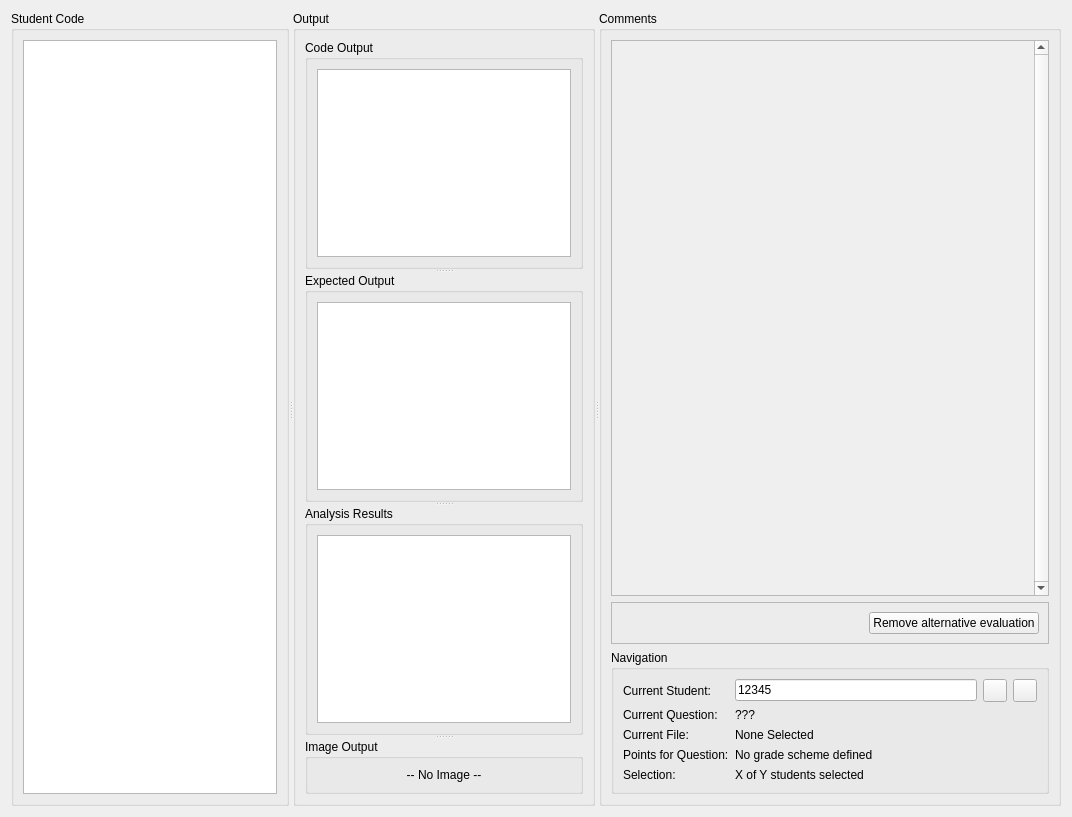
      <widget class="QWidget" name="tab_eval">
       <attribute name="title">
        <string>Evaluate</string>
       </attribute>
       <layout class="QHBoxLayout" name="horizontalLayout_7">
        <item>
         <widget class="QSplitter" name="splitter_4">
          <property name="sizePolicy">
           <sizepolicy hsizetype="Expanding" vsizetype="Expanding">
            <horstretch>0</horstretch>
            <verstretch>0</verstretch>
           </sizepolicy>
          </property>
          <property name="orientation">
           <enum>Qt::Horizontal</enum>
          </property>
          <property name="opaqueResize">
           <bool>true</bool>
          </property>
          <property name="childrenCollapsible">
           <bool>false</bool>
          </property>
          <widget class="QGroupBox" name="groupBox">
           <property name="enabled">
            <bool>true</bool>
           </property>
           <property name="sizePolicy">
            <sizepolicy hsizetype="Expanding" vsizetype="Expanding">
             <horstretch>0</horstretch>
             <verstretch>0</verstretch>
            </sizepolicy>
           </property>
           <property name="title">
            <string>Student Code</string>
           </property>
           <layout class="QHBoxLayout" name="horizontalLayout_6">
            <item>
             <widget class="QTextEdit" name="textarea_eval_code">
              <property name="sizePolicy">
               <sizepolicy hsizetype="Expanding" vsizetype="Expanding">
                <horstretch>0</horstretch>
                <verstretch>0</verstretch>
               </sizepolicy>
              </property>
              <property name="minimumSize">
               <size>
                <width>0</width>
                <height>0</height>
               </size>
              </property>
              <property name="font">
               <font>
                <family>Courier</family>
               </font>
              </property>
              <property name="sizeAdjustPolicy">
               <enum>QAbstractScrollArea::AdjustIgnored</enum>
              </property>
              <property name="undoRedoEnabled">
               <bool>false</bool>
              </property>
              <property name="readOnly">
               <bool>true</bool>
              </property>
              <property name="html">
               <string>&lt;!DOCTYPE HTML PUBLIC &quot;-//W3C//DTD HTML 4.0//EN&quot; &quot;http://www.w3.org/TR/REC-html40/strict.dtd&quot;&gt;
&lt;html&gt;&lt;head&gt;&lt;meta name=&quot;qrichtext&quot; content=&quot;1&quot; /&gt;&lt;style type=&quot;text/css&quot;&gt;
p, li { white-space: pre-wrap; }
&lt;/style&gt;&lt;/head&gt;&lt;body style=&quot; font-family:'Courier'; font-size:7.875pt; font-weight:400; font-style:normal;&quot;&gt;
&lt;p style=&quot;-qt-paragraph-type:empty; margin-top:0px; margin-bottom:0px; margin-left:0px; margin-right:0px; -qt-block-indent:0; text-indent:0px; font-size:8pt;&quot;&gt;&lt;br /&gt;&lt;/p&gt;&lt;/body&gt;&lt;/html&gt;</string>
              </property>
              <property name="acceptRichText">
               <bool>false</bool>
              </property>
              <property name="textInteractionFlags">
               <set>Qt::TextSelectableByKeyboard|Qt::TextSelectableByMouse</set>
              </property>
             </widget>
            </item>
           </layout>
          </widget>
          <widget class="QGroupBox" name="groupBox_6">
           <property name="sizePolicy">
            <sizepolicy hsizetype="Expanding" vsizetype="Expanding">
             <horstretch>0</horstretch>
             <verstretch>0</verstretch>
            </sizepolicy>
           </property>
           <property name="title">
            <string>Output</string>
           </property>
           <layout class="QHBoxLayout" name="horizontalLayout">
            <item>
             <widget class="QSplitter" name="splitter">
              <property name="orientation">
               <enum>Qt::Vertical</enum>
              </property>
              <widget class="QGroupBox" name="groupbox_eval_output">
               <property name="sizePolicy">
                <sizepolicy hsizetype="Expanding" vsizetype="Expanding">
                 <horstretch>0</horstretch>
                 <verstretch>0</verstretch>
                </sizepolicy>
               </property>
               <property name="title">
                <string>Code Output</string>
               </property>
               <layout class="QVBoxLayout" name="verticalLayout_3">
                <item>
                 <widget class="QTextEdit" name="textarea_eval_output">
                  <property name="sizePolicy">
                   <sizepolicy hsizetype="Expanding" vsizetype="Expanding">
                    <horstretch>0</horstretch>
                    <verstretch>0</verstretch>
                   </sizepolicy>
                  </property>
                  <property name="minimumSize">
                   <size>
                    <width>0</width>
                    <height>0</height>
                   </size>
                  </property>
                  <property name="font">
                   <font>
                    <family>Courier</family>
                   </font>
                  </property>
                  <property name="verticalScrollBarPolicy">
                   <enum>Qt::ScrollBarAsNeeded</enum>
                  </property>
                  <property name="undoRedoEnabled">
                   <bool>false</bool>
                  </property>
                  <property name="readOnly">
                   <bool>true</bool>
                  </property>
                  <property name="acceptRichText">
                   <bool>false</bool>
                  </property>
                  <property name="textInteractionFlags">
                   <set>Qt::TextSelectableByKeyboard|Qt::TextSelectableByMouse</set>
                  </property>
                 </widget>
                </item>
               </layout>
              </widget>
              <widget class="QGroupBox" name="groupbox_eval_expected">
               <property name="sizePolicy">
                <sizepolicy hsizetype="Expanding" vsizetype="Expanding">
                 <horstretch>0</horstretch>
                 <verstretch>0</verstretch>
                </sizepolicy>
               </property>
               <property name="title">
                <string>Expected Output</string>
               </property>
               <layout class="QVBoxLayout" name="verticalLayout_4">
                <item>
                 <widget class="QTextEdit" name="textarea_eval_expected">
                  <property name="sizePolicy">
                   <sizepolicy hsizetype="Expanding" vsizetype="Expanding">
                    <horstretch>0</horstretch>
                    <verstretch>0</verstretch>
                   </sizepolicy>
                  </property>
                  <property name="minimumSize">
                   <size>
                    <width>0</width>
                    <height>0</height>
                   </size>
                  </property>
                  <property name="font">
                   <font>
                    <family>Courier</family>
                   </font>
                  </property>
                  <property name="readOnly">
                   <bool>true</bool>
                  </property>
                  <property name="textInteractionFlags">
                   <set>Qt::TextSelectableByKeyboard|Qt::TextSelectableByMouse</set>
                  </property>
                 </widget>
                </item>
               </layout>
              </widget>
              <widget class="QGroupBox" name="groupbox_eval_analysis">
               <property name="sizePolicy">
                <sizepolicy hsizetype="Expanding" vsizetype="Expanding">
                 <horstretch>0</horstretch>
                 <verstretch>0</verstretch>
                </sizepolicy>
               </property>
               <property name="title">
                <string>Analysis Results</string>
               </property>
               <layout class="QVBoxLayout" name="verticalLayout_5">
                <item>
                 <widget class="QTextEdit" name="textarea_eval_analysis">
                  <property name="sizePolicy">
                   <sizepolicy hsizetype="Expanding" vsizetype="Expanding">
                    <horstretch>0</horstretch>
                    <verstretch>0</verstretch>
                   </sizepolicy>
                  </property>
                  <property name="minimumSize">
                   <size>
                    <width>0</width>
                    <height>0</height>
                   </size>
                  </property>
                  <property name="font">
                   <font>
                    <family>Courier</family>
                   </font>
                  </property>
                  <property name="undoRedoEnabled">
                   <bool>false</bool>
                  </property>
                  <property name="readOnly">
                   <bool>true</bool>
                  </property>
                  <property name="html">
                   <string>&lt;!DOCTYPE HTML PUBLIC &quot;-//W3C//DTD HTML 4.0//EN&quot; &quot;http://www.w3.org/TR/REC-html40/strict.dtd&quot;&gt;
&lt;html&gt;&lt;head&gt;&lt;meta name=&quot;qrichtext&quot; content=&quot;1&quot; /&gt;&lt;style type=&quot;text/css&quot;&gt;
p, li { white-space: pre-wrap; }
&lt;/style&gt;&lt;/head&gt;&lt;body style=&quot; font-family:'Courier'; font-size:7.875pt; font-weight:400; font-style:normal;&quot;&gt;
&lt;p style=&quot;-qt-paragraph-type:empty; margin-top:0px; margin-bottom:0px; margin-left:0px; margin-right:0px; -qt-block-indent:0; text-indent:0px; font-family:'MS Shell Dlg 2'; font-size:8pt;&quot;&gt;&lt;br /&gt;&lt;/p&gt;&lt;/body&gt;&lt;/html&gt;</string>
                  </property>
                  <property name="acceptRichText">
                   <bool>false</bool>
                  </property>
                  <property name="textInteractionFlags">
                   <set>Qt::TextSelectableByKeyboard|Qt::TextSelectableByMouse</set>
                  </property>
                 </widget>
                </item>
               </layout>
              </widget>
              <widget class="QGroupBox" name="groupbox_eval_image">
               <property name="sizePolicy">
                <sizepolicy hsizetype="Expanding" vsizetype="Expanding">
                 <horstretch>0</horstretch>
                 <verstretch>0</verstretch>
                </sizepolicy>
               </property>
               <property name="title">
                <string>Image Output</string>
               </property>
               <layout class="QVBoxLayout" name="verticalLayout_8">
                <item>
                 <widget class="QLabel" name="label_eval_imageSpace">
                  <property name="sizePolicy">
                   <sizepolicy hsizetype="Expanding" vsizetype="Expanding">
                    <horstretch>0</horstretch>
                    <verstretch>0</verstretch>
                   </sizepolicy>
                  </property>
                  <property name="text">
                   <string>-- No Image --</string>
                  </property>
                  <property name="alignment">
                   <set>Qt::AlignCenter</set>
                  </property>
                 </widget>
                </item>
               </layout>
              </widget>
             </widget>
            </item>
           </layout>
          </widget>
          <widget class="QGroupBox" name="groupbox_eval_comments">
           <property name="sizePolicy">
            <sizepolicy hsizetype="Expanding" vsizetype="Expanding">
             <horstretch>0</horstretch>
             <verstretch>0</verstretch>
            </sizepolicy>
           </property>
           <property name="title">
            <string>Comments</string>
           </property>
           <layout class="QGridLayout" name="gridLayout">
            <item row="2" column="0">
             <widget class="QGroupBox" name="groupbox_eval_navigation">
              <property name="sizePolicy">
               <sizepolicy hsizetype="Expanding" vsizetype="Preferred">
                <horstretch>0</horstretch>
                <verstretch>0</verstretch>
               </sizepolicy>
              </property>
              <property name="title">
               <string>Navigation</string>
              </property>
              <layout class="QFormLayout" name="formLayout">
               <property name="fieldGrowthPolicy">
                <enum>QFormLayout::AllNonFixedFieldsGrow</enum>
               </property>
               <item row="0" column="0">
                <widget class="QLabel" name="label_eval_currentStudent">
                 <property name="text">
                  <string>Current Student:</string>
                 </property>
                </widget>
               </item>
               <item row="0" column="1">
                <layout class="QHBoxLayout" name="horizontallayout_eval_currentStudent">
                 <item>
                  <widget class="QLineEdit" name="textbox_eval_student">
                   <property name="sizePolicy">
                    <sizepolicy hsizetype="Expanding" vsizetype="Fixed">
                     <horstretch>0</horstretch>
                     <verstretch>0</verstretch>
                    </sizepolicy>
                   </property>
                   <property name="text">
                    <string>12345</string>
                   </property>
                  </widget>
                 </item>
                 <item>
                  <widget class="QToolButton" name="toolbutton_eval_next">
                   <property name="text">
                    <string/>
                   </property>
                  </widget>
                 </item>
                 <item>
                  <widget class="QToolButton" name="toolbutton_eval_prev">
                   <property name="text">
                    <string/>
                   </property>
                  </widget>
                 </item>
                </layout>
               </item>
               <item row="1" column="0">
                <widget class="QLabel" name="label_eval_currentQuestion">
                 <property name="text">
                  <string>Current Question:</string>
                 </property>
                </widget>
               </item>
               <item row="1" column="1">
                <widget class="QLabel" name="label_eval_dispQuestion">
                 <property name="text">
                  <string>???</string>
                 </property>
                </widget>
               </item>
               <item row="2" column="0">
                <widget class="QLabel" name="label_eval_currentFile">
                 <property name="sizePolicy">
                  <sizepolicy hsizetype="Preferred" vsizetype="Fixed">
                   <horstretch>0</horstretch>
                   <verstretch>0</verstretch>
                  </sizepolicy>
                 </property>
                 <property name="text">
                  <string>Current File: </string>
                 </property>
                </widget>
               </item>
               <item row="2" column="1">
                <widget class="QLabel" name="label_eval_dispCurrentFile">
                 <property name="sizePolicy">
                  <sizepolicy hsizetype="Preferred" vsizetype="Fixed">
                   <horstretch>0</horstretch>
                   <verstretch>0</verstretch>
                  </sizepolicy>
                 </property>
                 <property name="text">
                  <string>None Selected</string>
                 </property>
                </widget>
               </item>
               <item row="3" column="0">
                <widget class="QLabel" name="label_eval_points">
                 <property name="text">
                  <string>Points for Question:</string>
                 </property>
                </widget>
               </item>
               <item row="3" column="1">
                <widget class="QLabel" name="label_eval_dispPoints">
                 <property name="text">
                  <string>No grade scheme defined</string>
                 </property>
                </widget>
               </item>
               <item row="4" column="0">
                <widget class="QLabel" name="label_eval_status">
                 <property name="enabled">
                  <bool>true</bool>
                 </property>
                 <property name="text">
                  <string>Selection:</string>
                 </property>
                </widget>
               </item>
               <item row="4" column="1">
                <widget class="QLabel" name="label_eval_dispStatus">
                 <property name="enabled">
                  <bool>true</bool>
                 </property>
                 <property name="text">
                  <string>X of Y students selected</string>
                 </property>
                </widget>
               </item>
              </layout>
             </widget>
            </item>
            <item row="0" column="0">
             <widget class="QScrollArea" name="scrollarea_eval_comment">
              <property name="sizePolicy">
               <sizepolicy hsizetype="Expanding" vsizetype="Expanding">
                <horstretch>0</horstretch>
                <verstretch>0</verstretch>
               </sizepolicy>
              </property>
              <property name="minimumSize">
               <size>
                <width>0</width>
                <height>0</height>
               </size>
              </property>
              <property name="verticalScrollBarPolicy">
               <enum>Qt::ScrollBarAlwaysOn</enum>
              </property>
              <property name="widgetResizable">
               <bool>true</bool>
              </property>
              <widget class="QWidget" name="layoutWidget_eval_comment">
               <property name="geometry">
                <rect>
                 <x>0</x>
                 <y>0</y>
                 <width>564</width>
                 <height>585</height>
                </rect>
               </property>
               <layout class="QVBoxLayout" name="verticallayout_eval_comment">
                <item>
                 <spacer name="spacer_init_commentList">
                  <property name="orientation">
                   <enum>Qt::Vertical</enum>
                  </property>
                  <property name="sizeType">
                   <enum>QSizePolicy::Expanding</enum>
                  </property>
                  <property name="sizeHint" stdset="0">
                   <size>
                    <width>20</width>
                    <height>40</height>
                   </size>
                  </property>
                 </spacer>
                </item>
               </layout>
              </widget>
             </widget>
            </item>
            <item row="1" column="0">
             <widget class="QFrame" name="frame_evaluate_withRemoveButton">
              <property name="frameShape">
               <enum>QFrame::StyledPanel</enum>
              </property>
              <property name="frameShadow">
               <enum>QFrame::Raised</enum>
              </property>
              <layout class="QHBoxLayout" name="horizontalLayout_8">
               <item>
                <spacer name="horizontalSpacer">
                 <property name="orientation">
                  <enum>Qt::Horizontal</enum>
                 </property>
                 <property name="sizeHint" stdset="0">
                  <size>
                   <width>252</width>
                   <height>20</height>
                  </size>
                 </property>
                </spacer>
               </item>
               <item>
                <widget class="QPushButton" name="button_evaluate_removeAlternative">
                 <property name="text">
                  <string>Remove alternative evaluation</string>
                 </property>
                </widget>
               </item>
              </layout>
             </widget>
            </item>
           </layout>
          </widget>
         </widget>
        </item>
       </layout>
      </widget>
